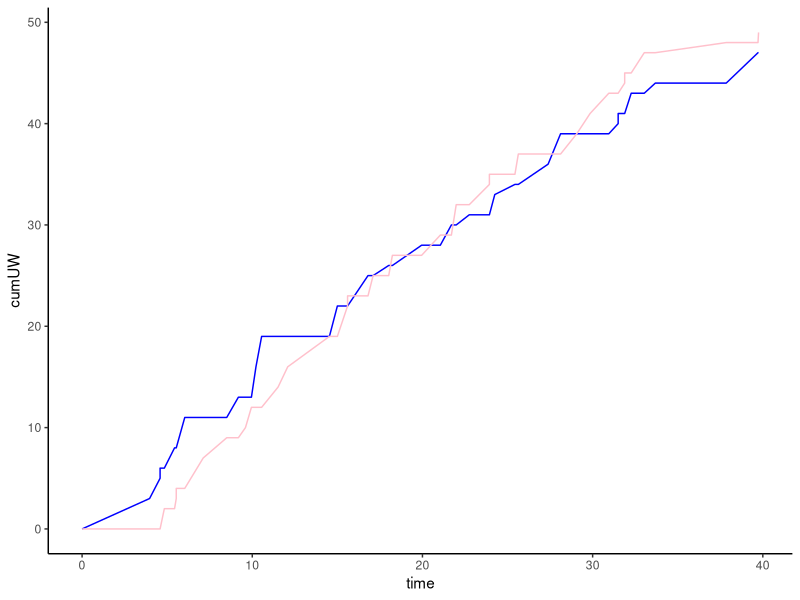

This figure's R source:
##Question 1

# Set working directory
setwd("/Users/avivalund/Desktop/Biocomputing/Exercise10")

# Read data and assign to variable
GoBadgers<-read.table("UWvMSU_1-22-13.txt", header=TRUE)

# make a dataframe with a cumulative score 
# for each team whenever either team scores

#UW
cumUW = c(0)
cumMSU = c(0)
for(file in 1:nrow(GoBadgers)){
  one_row_data = GoBadgers[file,]
  if(one_row_data$team == "UW"){
    currentcumUW = cumUW[file] + one_row_data$score
    currentcumMSU = cumMSU[file] + 0
  }else{
    currentcumMSU = cumMSU[file] + one_row_data$score
    currentcumUW = cumUW[file] + 0
  }
  cumUW = c(cumUW, currentcumUW)
  cumMSU = c(cumMSU, currentcumMSU)
    
}

# load a package every time you wish to use it
library(ggplot2)
library(cowplot)

#create a dataframe with adjusted time
basketball <-data.frame(time = c(0, GoBadgers$time), cumUW, cumMSU)

#Make plot without grey background and gridlines

ggplot(data = basketball,
       aes(x = time)) +
  geom_line(aes(y=cumUW), color="blue") +
  geom_line(aes(y=cumMSU), color="pink") +
  theme_classic()


## Question 2
randomnumber<-sample(1:100, 1)

for(file in 1:11){
  if(file==11){
    print("GAME OVER!")
    break
  }
  input=readline(prompt="Guess:")
  if(input<randomnumber){
    print("this is lower than actual value")
  } else if(input>randomnumber){
    print("this is higher than actual value")
  } else {
    print("Correct!")
    break
  }
}